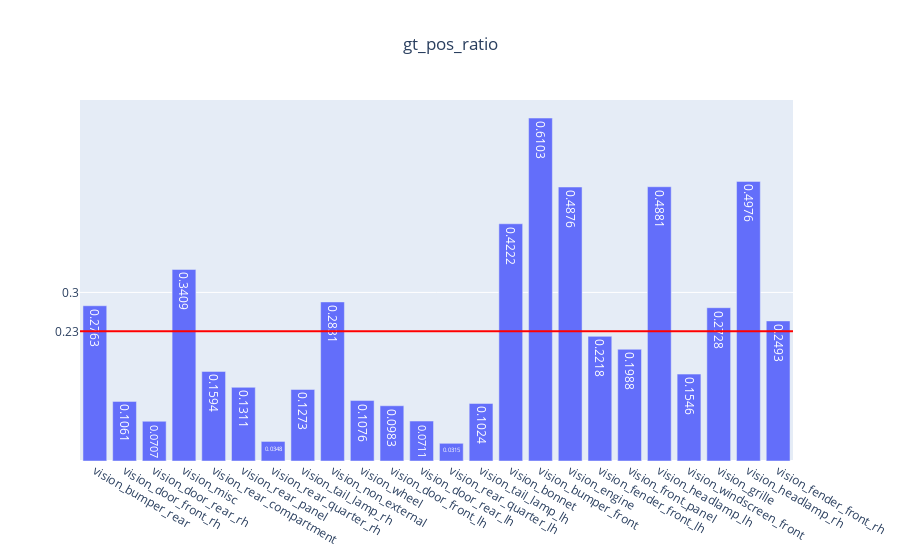

Notebook cell for this chart:
### Code cell
genVisMulitlabel(partEvalMetrics, "gt_pos_ratio")

### Figure 1 — Plotly figure (JSON) as saved in the notebook; plotly's stock layout.template omitted (floating-point values rounded to 4 significant figures)
{"data": [{"text": [0.2763, 0.1061, 0.0707, 0.3409, 0.1594, 0.1311, 0.0348, 0.1273, 0.2831, 0.1076, 0.0983, 0.0711, 0.0315, 0.1024, 0.4222, 0.6103, 0.4876, 0.2218, 0.1988, 0.4881, 0.1546, 0.2728, 0.4976, 0.2493], "type": "bar", "x": ["vision_bumper_rear", "vision_door_front_rh", "vision_door_rear_rh", "vision_misc", "vision_rear_compartment", "vision_rear_panel", "vision_rear_quarter_rh", "vision_tail_lamp_rh", "vision_non_external", "vision_wheel", "vision_door_front_lh", "vision_door_rear_lh", "vision_rear_quarter_lh", "vision_tail_lamp_lh", "vision_bonnet", "vision_bumper_front", "vision_engine", "vision_fender_front_lh", "vision_front_panel", "vision_headlamp_lh", "vision_windscreen_front", "vision_grille", "vision_headlamp_rh", "vision_fender_front_rh"], "y": [0.2763, 0.1061, 0.0707, 0.3409, 0.1594, 0.1311, 0.0348, 0.1273, 0.2831, 0.1076, 0.0983, 0.0711, 0.0315, 0.1024, 0.4222, 0.6103, 0.4876, 0.2218, 0.1988, 0.4881, 0.1546, 0.2728, 0.4976, 0.2493]}], "layout": {"shapes": [{"line": {"color": "red", "width": 2}, "type": "line", "x0": 0, "x1": 1, "xref": "x domain", "y0": 0.231, "y1": 0.231, "yref": "y"}], "title": {"text": "gt_pos_ratio", "x": 0.5}, "yaxis": {"tickmode": "array", "tickvals": ["0.23", 0.3, 0.8]}}}
